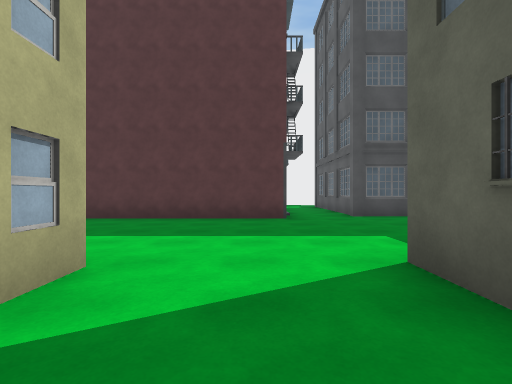
View 1 (above)

24 first-person views from a walk through a Unity game level. The camera is 1.3 m above the floor, looks level and sees 85° across. The floor is counted in squares, 2 m on a side. Each view is taken from the middle of a square. On the plan, view 1 faces up. The plan holds only what a view shows up to about 9 squares ahead; the rest is blank. The place goes on beyond the plan. The player is left out. Some animated figures are not drawn. Some surface patterns are stand-ins.

View 2
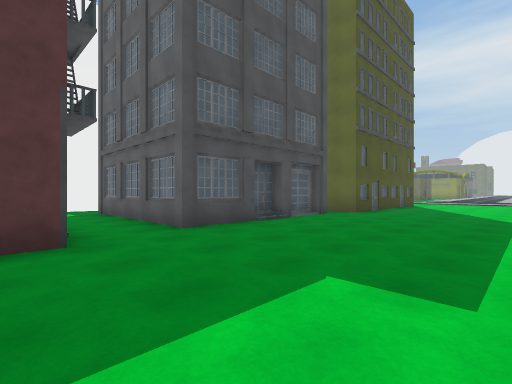

View 3
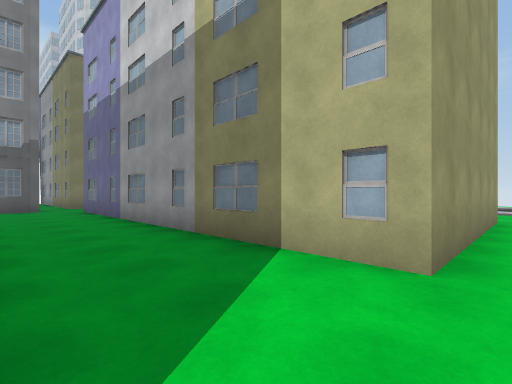

View 4
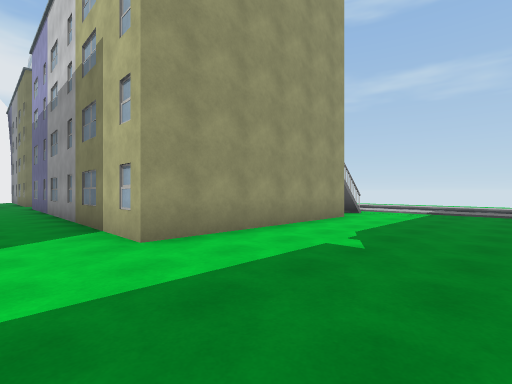

View 5
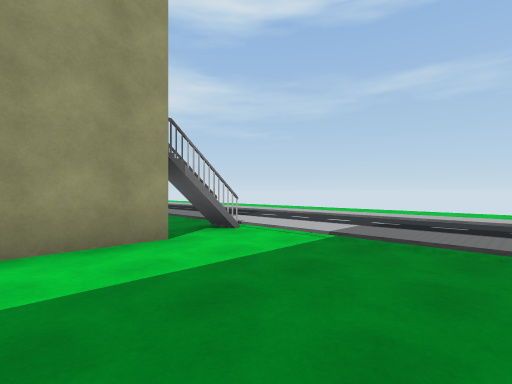

View 6
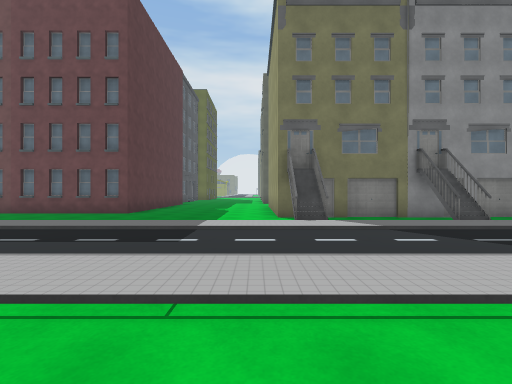

View 7
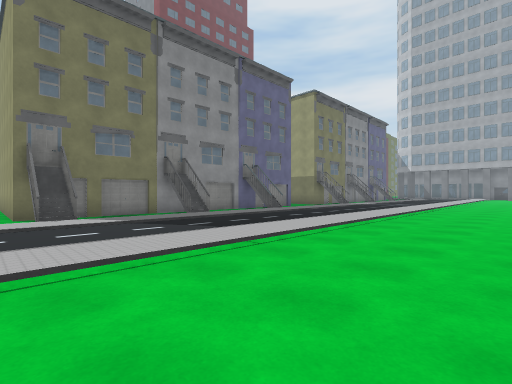

View 8
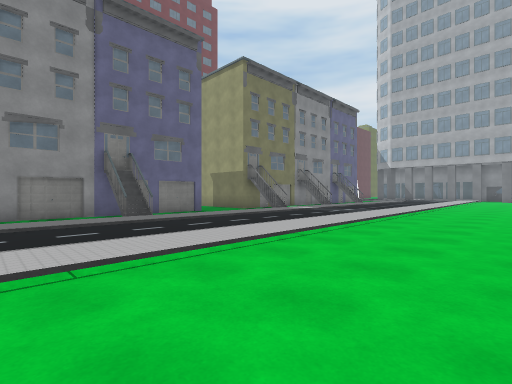

View 9
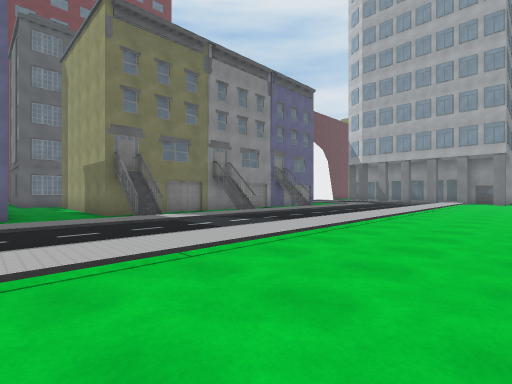

View 10
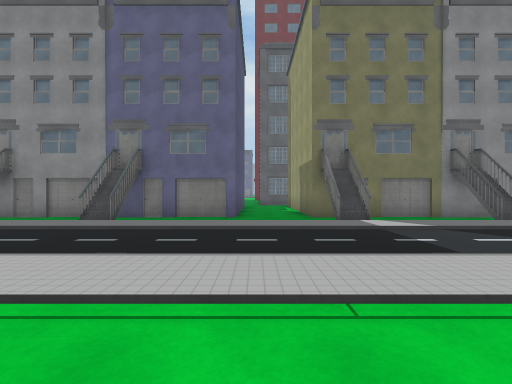

View 11
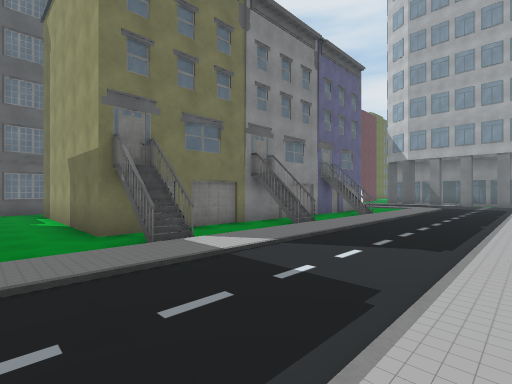

View 12
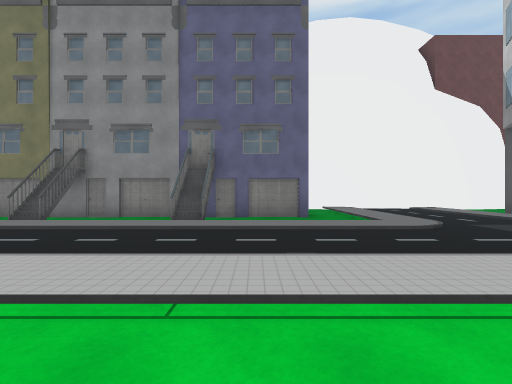

View 13
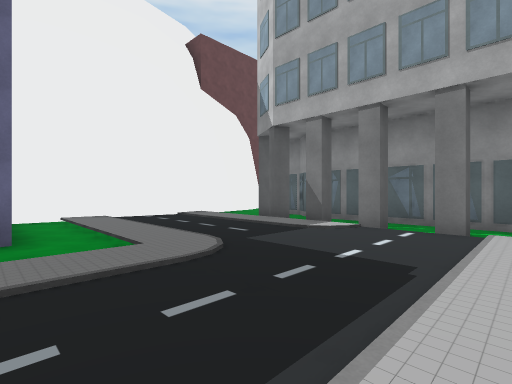

View 14
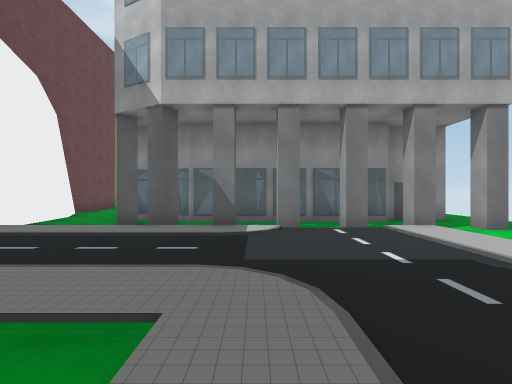

View 15
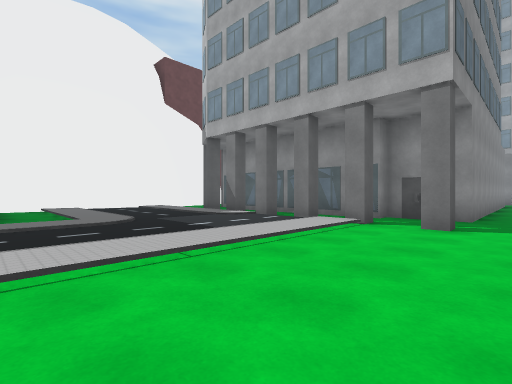

View 16
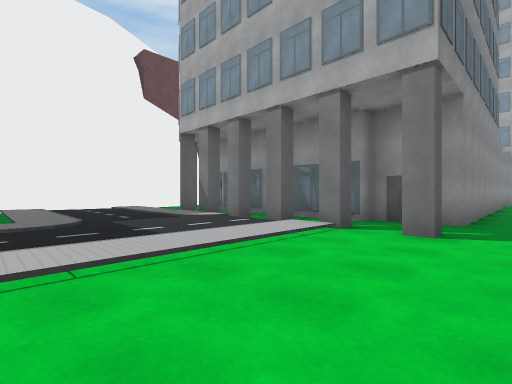

View 17
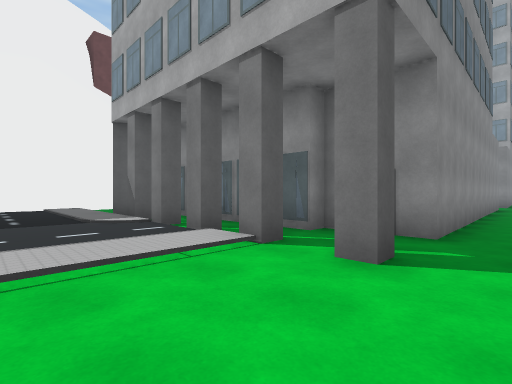

View 18
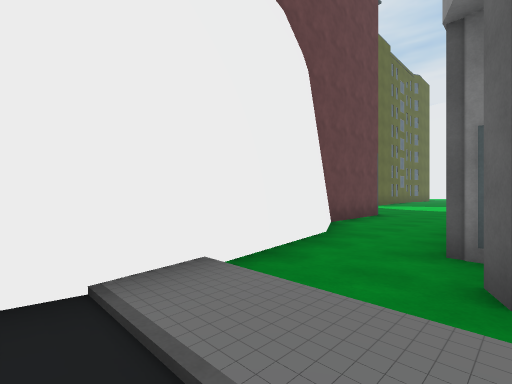

View 19
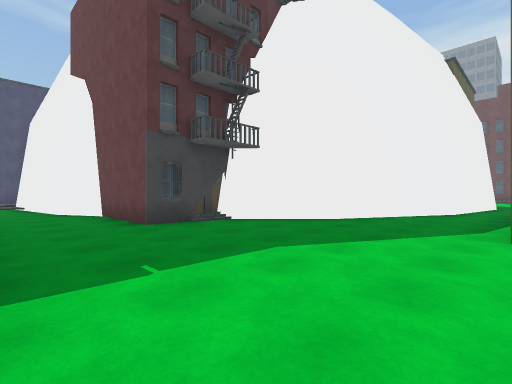

View 20
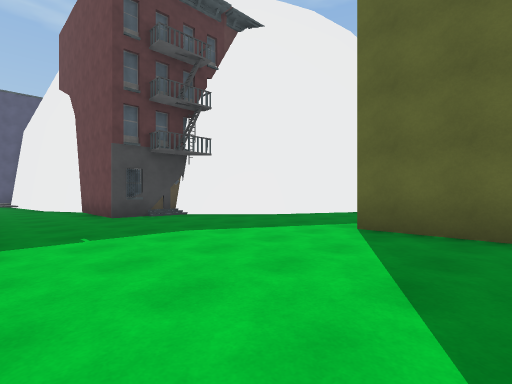

View 21
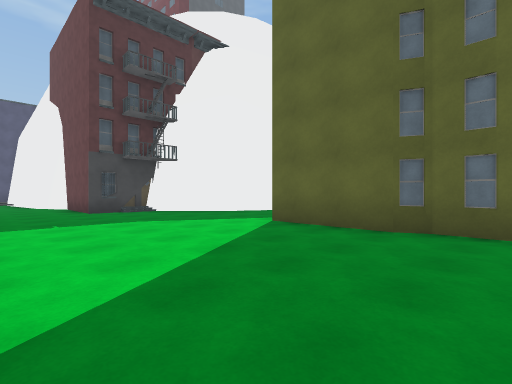

View 22
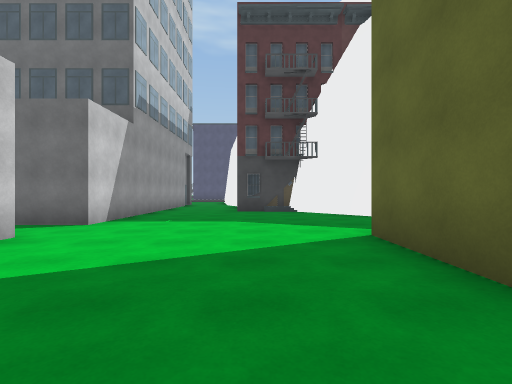

View 23
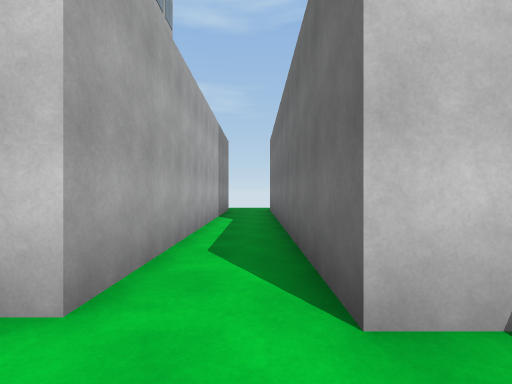

View 24
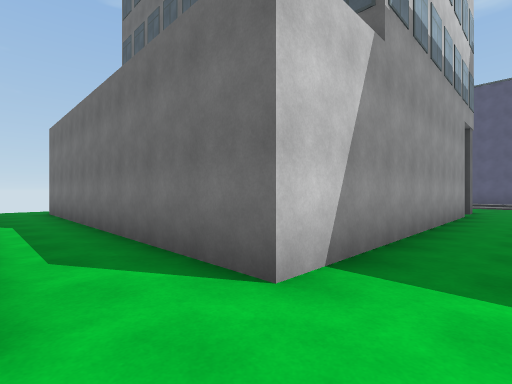

### Floor plan
Key: @ floor where view 1 was taken; # wall or solid block; x gap in a wall; . main floor; : floor 0.25 m higher than the main floor; / step, stairs or slope; B building.
Columns run from 15 left of view 1 to 11 right of it. Each row starts with its distance up from view 1.
 10         ..#     B.#
  9         ..#     ..#
  8         ..#     ..####B
  7         ..######........B
  6     ..:...................
  5 ..  ..:....................
  4 ...:..:....................
  3 ...:..:..................
  2 ...:..:B######...#
  1 ...:..:.#    #...
  0 ...:..:.#    #.@.
 -1 ...:..:B#    #..B
 -2 ...:..  .    #...
 -3 ...:..  #    #...
 -4 ...:..  #    #...
 -5 ...:.. B#    #...
 -6 ...:..  #    #...
 -7 ...:..  ###  #..
 -8 ...:.. .........
 -9 ...:.. ........#
-10 ...:.. /#
-11 ...:.. .#
-12 ...:.. ..
-13 ...:.. Bx
-14 ...:..  .
-15 ...:.. .#
-16 ...:.. .#
-17  ..:.. B#
-18  ..:..  .
-19 ...:..:..
-20 ...:.. .....#
-21 ...:.. :::::#
-22 ...:........#
-23 ...:.......##
-24 ...:..    :##
-25 .B.BBB.BB...#
-26 ...BBBBBBB..#
-27 .B       B..#
-28 .B        ..#
-29 .B        ...
-30 .B        ...
-31 .B        ...###
-32  B        .....##
-33  #        ......##
-34  #        .......###
-35  #########.........###
-36  .....................
-37   ########.....B
-38           .....#
-39           .....#
-40  B        .....#
-41  B        .....#

Positions as (right, up) in squares from view 1, and headings:
1: (0, 0), facing up
2: (0, 3), facing up-right
3: (1, 3), facing down-left
4: (0, 6), facing down-left
5: (-5, 6), facing down-left
6: (-14, 3), facing right
7: (-15, 3), facing down-right
8: (-15, -2), facing down-right
9: (-15, -7), facing down-right
10: (-14, -8), facing right
11: (-12, -8), facing down-right
12: (-14, -18), facing right
13: (-12, -19), facing down-right
14: (-9, -19), facing down
15: (-15, -19), facing down-right
16: (-15, -20), facing down-right
17: (-15, -22), facing down-right
18: (-6, -23), facing down-right
19: (-5, -37), facing up-right
20: (-5, -39), facing up-right
21: (-5, -41), facing up-right
22: (-2, -41), facing up
23: (-4, -36), facing left
24: (-4, -37), facing up-left
